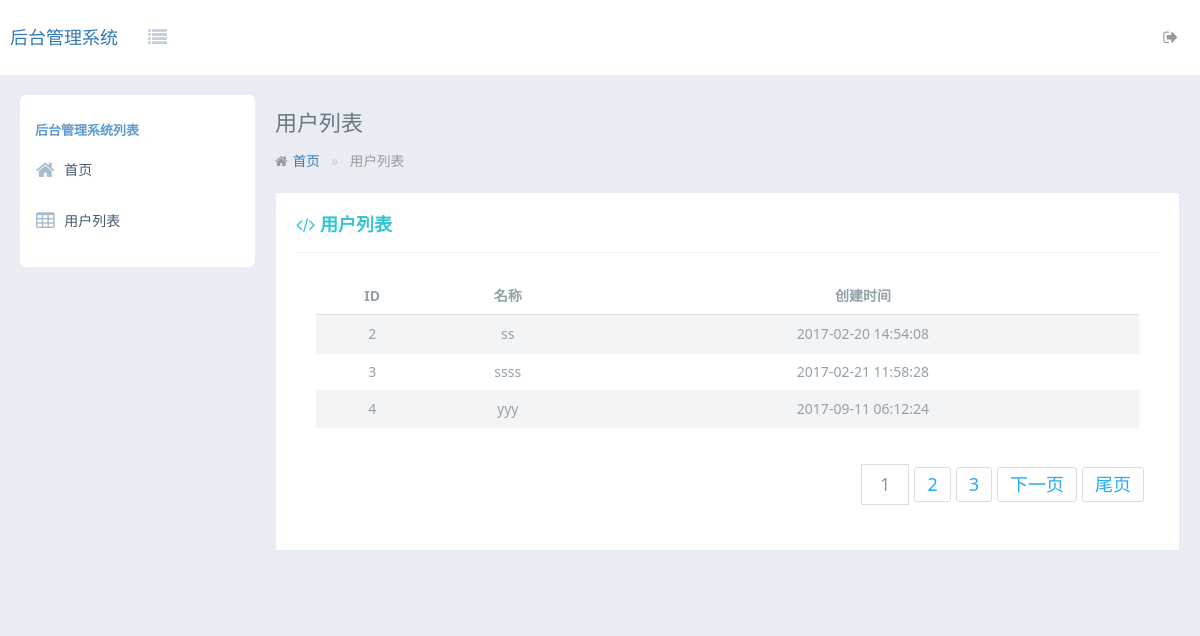
Page /mall/admin_user_list.php on the committed database.
### tables this page shows
CREATE TABLE `im_user` (
  `id` int(11) NOT NULL COMMENT '主键id',
  `username` varchar(50) NOT NULL COMMENT '用户名',
  `password` varchar(50) NOT NULL COMMENT '密码',
  `create_time` int(11) NOT NULL COMMENT '创建时间'
);

### mall/admin_user_list.php (the view, shortened to what this page needs)
<?php
include_once './lib/fun.php';
$page = isset($_GET['page']) ? intval($_GET['page']) : 1;
$page = max($page, 1);
$pageSize = 3;
$offset = ($page - 1) * $pageSize;
$sql="SELECT `id`,`username`,`create_time` FROM `im_user` ORDER BY `id` asc,`create_time` desc LIMIT {$offset},{$pageSize} ";
$obj= mysql_query($sql);
while($result = mysql_fetch_assoc($obj))
{
    $users[] = $result;
}
$sql1 = "SELECT COUNT(`id`) as total_users from `im_user`";
$obj1 = mysql_query($sql1);
$result1 = mysql_fetch_assoc($obj1);
$total_users = isset($result1['total_users'])?$result1['total_users']:0;
$pages = UsersPages($total_users,$page,$pageSize,3);
?>
<!doctype html>
<html>
<head>
    <link rel="stylesheet" href="assets/css/amazeui.min.css" />
    <link rel="stylesheet" href="assets/css/admin.css">
    <link rel="stylesheet" href="assets/css/app.css">
</head>
<body data-type="generalComponents">
    <header class="am-topbar am-topbar-inverse admin-header">
        <div class="am-topbar-brand">
            <span>后台管理系统</span>
        </div>
        <div class="am-icon-list tpl-header-nav-hover-ico am-fl am-margin-right">
        </div>
        <div class="am-collapse am-topbar-collapse" id="topbar-collapse">
            <ul class="am-nav am-nav-pills am-topbar-nav am-topbar-right admin-header-list tpl-header-list">
                  <li><a class="tpl-header-list-link" href="index.php"><span class="am-icon-sign-out tpl-header-list-ico-out-size"></span></a></li>
            </ul>
        </div>
    </header>
    <div class="tpl-page-container tpl-page-header-fixed">
        <div class="tpl-left-nav tpl-left-nav-hover">
            <div class="tpl-left-nav-title">
                后台管理系统列表
            </div>
            <div class="tpl-left-nav-list">
                <ul class="tpl-left-nav-menu">
                    <li class="tpl-left-nav-item">
                        <a href="admin_index.php" class="nav-link tpl-left-nav-link-list">
                            <i class="am-icon-home"></i>
                            <span>首页</span>
                        </a>
                    </li>
                    <li class="tpl-left-nav-item">
                        <a href="admin_user_list.php" class="nav-link tpl-left-nav-link-list">
                            <i class="am-icon-table"></i>
                            <span>用户列表</span>
                        </a>
                    </li>
                </ul>
            </div>
        </div>
        <div class="tpl-content-wrapper">
            <div class="tpl-content-page-title">
                用户列表
            </div>
            <ol class="am-breadcrumb">
                <li><a href="admin_index.php" class="am-icon-home">首页</a></li>
                <li class="am-active">用户列表</li>
            </ol>
            <div class="tpl-portlet-components">
                <div class="portlet-title">
                    <div class="caption font-green bold">
                        <span class="am-icon-code"></span> 用户列表
                    </div>
                </div>
                <div class="tpl-block">
                    <div class="am-g">
                        <div class="am-u-sm-12">
                            <form class="am-form">
                                <table class="am-table am-table-striped am-table-hover table-main am-table-centered">
                                    <thead>
                                        <tr>
                                            <th class="table-type">ID</th>
                                            <th class="table-type">名称</th>
                                            <th class="table-type">创建时间</th>
                                        </tr>
                                    </thead>
                                    <tbody>
                                      <?php foreach($users as $r):?>
                                        <tr>
                                            <td><?php echo $r['id'] ?></td>
                                            <td><?php echo $r['username'] ?></td>
                                            <td><?php echo date("Y-m-d H:i:s", intval($r['create_time']))?></td>
                                        </tr>
                                      <?php endforeach;?>
                                    </tbody>
                                </table>
                                <div class="am-cf">
                                    <?php echo $pages?>
                                    </div>
                                </div>
                        </div>
                    </div>
                </div>
                <div class="tpl-alert"></div>
            </div>
        </div>
</body>
</html>

### mall/assets/css/admin.css (style rules this page uses)
html, body { height: 100%; overflow: hidden; }
ul { margin-top: 0; }
.admin-header { position: fixed; top: 0; left: 0; right: 0; z-index: 1500; font-size: 1.4rem; margin-bottom: 0; }
.table-main { font-size: 1.4rem; padding: .5rem; }

### mall/assets/css/app.css (style rules this page uses)
html, body { background: #e9ecf3; overflow: inherit; }
ul, li { margin: 0; padding: 0; list-style: none; }
a { color: #337ab7; }
.am-breadcrumb { padding: 0; margin-top: 10px; }
.am-topbar-inverse { background: #fff; border-color: #e9ecf3; }
.am-topbar-brand { color: #337ab7; margin-right: 20px; }
.am-topbar-brand { height: 75px; line-height: 75px; }
.am-topbar { min-height: 75px; line-height: 75px; }
.am-topbar-inverse .am-topbar-nav>li>a { height: 75px; line-height: 75px; padding: 0 12px; }
.am-topbar-inverse .am-topbar-nav>li>a:after { border-bottom: none; }
.tpl-header-list li { color: #999; border-bottom: 1px solid #F1F4F7; }
.tpl-header-list li:last-child { border-bottom: none; }
.tpl-header-list-link { color: #999!important; }
.tpl-header-list-ico-out-size { font-size: 16px; }
.tpl-page-container { margin: 0; padding: 20px 20px 0; }
.tpl-page-header-fixed { margin-top: 75px; }
.tpl-content-wrapper { padding-left: 255px; padding-top: 10px; }
.tpl-content-page-title { color: #697882; font-size: 22px; font-weight: 400; }
.tpl-left-nav { width: 235px; float: left; background: #fff; border-radius: 6px; box-shadow: inset 0 1px 0 rgba(255, 255, 255, 0.1); padding-bottom: 20px; }
.tpl-left-nav-title { height: 50px; padding: 25px 15px 10px; color: #5C9ACF; font-size: 13px; font-weight: 600; }
.tpl-left-nav-list { width: 235px; }
.tpl-left-nav-item .nav-link { display: block; position: relative; margin: 1px 0 0; border: 0; padding: 12px 15px; padding-top: 6px; text-decoration: none; color: #485a6a; font-size: 14px; }
.tpl-left-nav-item .nav-link span, .tpl-left-nav-sub-menu a span { font-size: 14px; font-weight: 400; color: #485a6a; }
.tpl-left-nav-item .nav-link i, .tpl-left-nav-sub-menu a i { font-size: 20px; position: relative; text-shadow: none; font-weight: 300; top: 2px; margin-left: 1px; margin-right: 6px; color: #a7bdcd; }
.tpl-header-nav-hover-ico { color: #C0CDDC!important; font-size: 19px!important; }
.font-green { color: #32c5d2!important; }
.bold { font-weight: 700!important; }
.am-table>tbody>tr>td, .am-table>tbody>tr>th, .am-table>tfoot>tr>td, .am-table>tfoot>tr>th, .am-table>thead>tr>td, .am-table>thead>tr>th { border-top: 1px solid #F2F5F8; color: #93a2a9; }
.tpl-portlet-components { border: 1px solid #e7ecf1; padding: 12px 20px 15px; background-color: #fff; margin-top: 0; margin-bottom: 25px; overflow: hidden; }
.tpl-portlet-components .portlet-title { border-bottom: 1px solid #eef1f5; padding: 0; min-height: 48px; margin-bottom: 10px; }
.tpl-portlet-components .portlet-title .caption { float: left; display: inline-block; font-size: 18px; line-height: 18px; color: #666; padding: 10px 0; }
.tpl-block { padding-top: 10px; padding-bottom: 10px; font-size: 18px; }
.tpl-alert { padding: 15px; margin-bottom: 20px; border: 1px solid transparent; border-radius: 4px; }
.am-table-striped>tbody>tr:nth-child(odd)>td, .am-table-striped>tbody>tr:nth-child(odd)>th { background: #f3f4f6; }

### rows in the picture
im_user: id "2", username "ss", create_time "2017-02-20 14:54:08"
im_user: id "3", username "ssss", create_time "2017-02-21 11:58:28"
im_user: id "4", username "yyy", create_time "2017-09-11 06:12:24"
